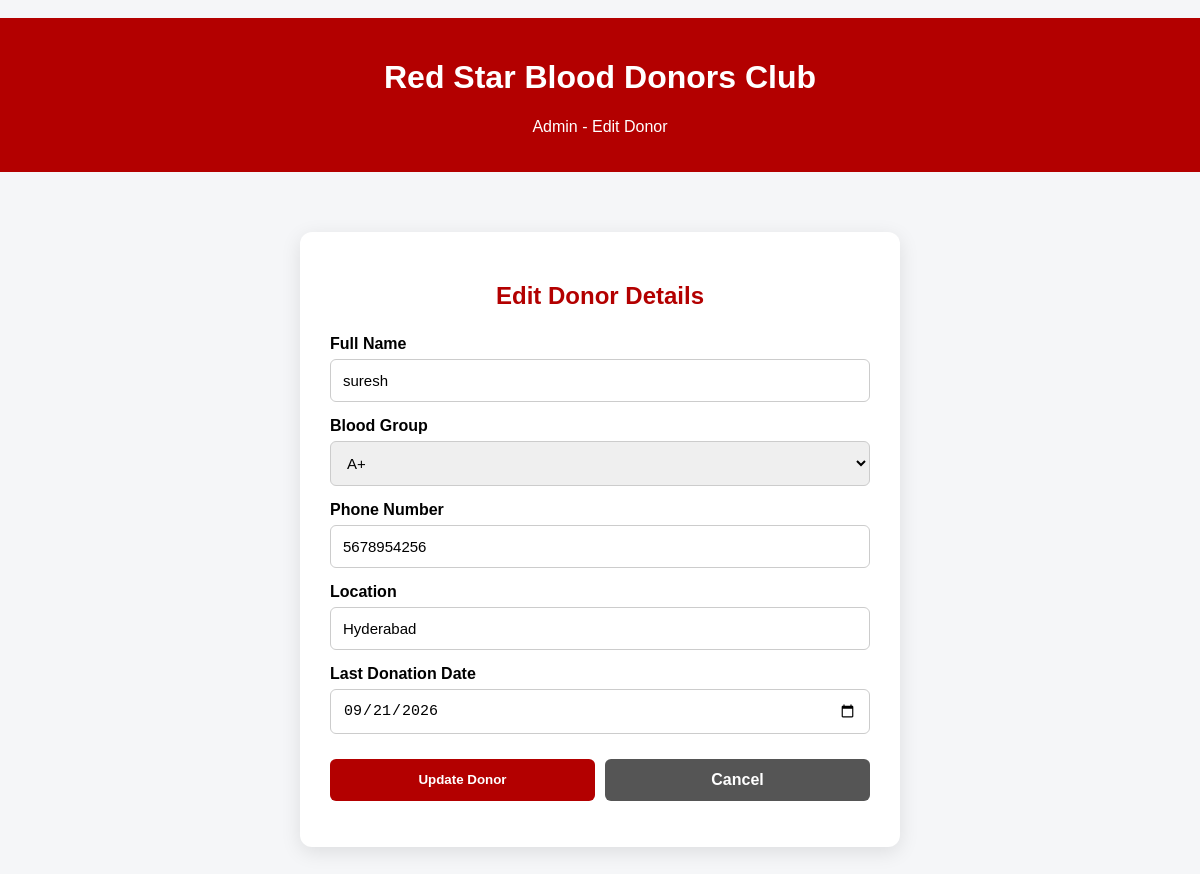
/admin/donors/edit/9 (signed in), run on the app's committed database.
### app.py (models this page shows)
class Donor(db.Model):
    id = db.Column(db.Integer, primary_key=True)
    name = db.Column(db.String(100), nullable=False)
    blood_group = db.Column(db.String(10), nullable=False)
    phone = db.Column(db.String(20), nullable=False)
    location = db.Column(db.String(100), nullable=False)
    last_donation_date = db.Column(db.String(20))

### app.py (the view, shortened to what this page needs)
@app.route("/admin/donors/edit/<int:id>", methods=["GET", "POST"])
@login_required
def admin_edit_donor(id):
    donor = Donor.query.get_or_404(id)
    return render_template("admin_edit_donor.html", donor=donor)

### app.py (called while the page is built)
@login_manager.user_loader
def load_user(user_id):
    return db.session.get(Admin, int(user_id))

### templates/admin_edit_donor.html (shortened to what this page needs)
﻿<!DOCTYPE html>
<html lang="en">
<head>
</head>
<body>
<div class="header">
    <h1>Red Star Blood Donors Club</h1>
    <p>Admin - Edit Donor</p>
</div>
<div class="container">
    <div class="card">
        <h2>Edit Donor Details</h2>
        <form method="POST">
            <label>Full Name</label>
            <input
                type="text"
                name="name"
                value="{{ donor.name }}"
                required
            >
            <label>Blood Group</label>
            <select name="blood_group" required>
                <option value="A+" {% if donor.blood_group == "A+" %}selected{% endif %}>A+</option>
            </select>
            <label>Phone Number</label>
            <input
                type="text"
                name="phone"
                value="{{ donor.phone }}"
                required
            >
            <label>Location</label>
            <input
                type="text"
                name="location"
                value="{{ donor.location }}"
                required
            >
            <label>Last Donation Date</label>
            <input
                type="date"
                name="last_donation_date"
                value="{{ donor.last_donation_date or '' }}"
            >
            <div class="buttons">
                <button type="submit">
                    Update Donor
                </button>
                <a href="/admin/donors" class="cancel">
                    Cancel
                </a>
            </div>
        </form>
    </div>
</div>
</body>
</html>

### templates/admin_edit_donor.html (style rules this page uses)
body { margin: 0; font-family: Arial, sans-serif; background: #f5f6f8; }
.header { background: #b30000; color: white; padding: 20px; text-align: center; }
.container { max-width: 600px; margin: 40px auto; padding: 20px; }
.card { background: white; padding: 30px; border-radius: 12px; box-shadow: 0 5px 20px rgba(0,0,0,0.10); }
h2 { color: #b30000; text-align: center; margin-bottom: 25px; }
label { display: block; margin-top: 15px; margin-bottom: 6px; font-weight: bold; }
input, select { width: 100%; box-sizing: border-box; padding: 12px; border: 1px solid #ccc; border-radius: 6px; font-size: 15px; }
.buttons { margin-top: 25px; display: flex; gap: 10px; }
button, .cancel { flex: 1; padding: 12px; border: none; border-radius: 6px; font-weight: bold; text-align: center; text-decoration: none; cursor: pointer; }
button { background: #b30000; color: white; }
.cancel { background: #555; color: white; }

### data on the page
Donor: name "suresh", blood_group "A+", phone "5678954256", location "Hyderabad", last_donation_date "09/21/2026"
